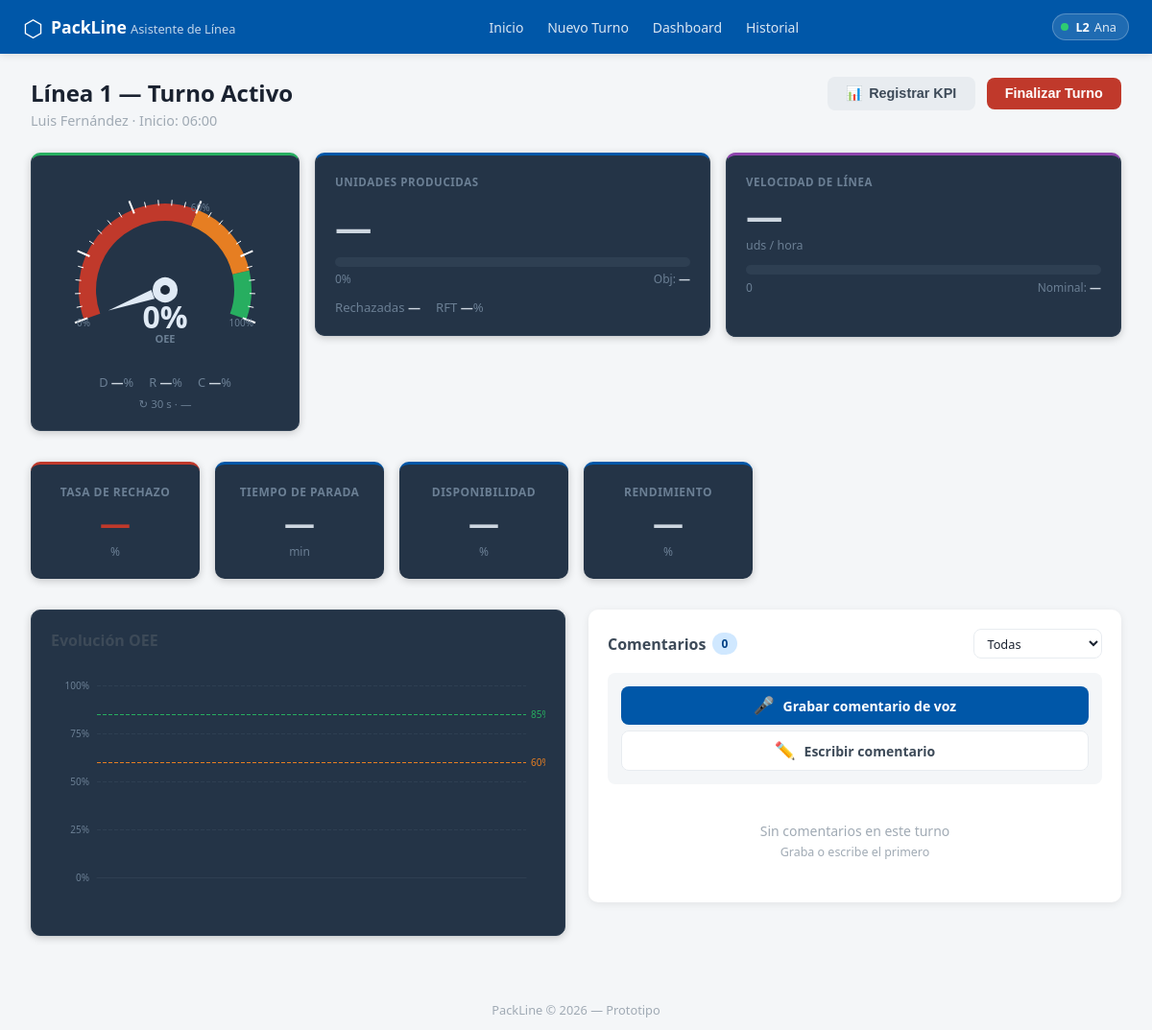
The page /shift/1/active on the database its author committed.
### tables this page shows
CREATE TABLE shifts (
                id             INTEGER PRIMARY KEY AUTOINCREMENT,
                operator_id    INTEGER NOT NULL REFERENCES operators(id) ON DELETE RESTRICT,
                line_number    INTEGER NOT NULL CHECK(line_number BETWEEN 1 AND 20),
                start_time     TEXT NOT NULL DEFAULT (datetime('now')),
                end_time       TEXT,
                status         TEXT NOT NULL DEFAULT 'active'
                               CHECK(status IN ('active','completed','interrupted')),
                shift_type     TEXT NOT NULL DEFAULT 'morning'
                               CHECK(shift_type IN ('morning','afternoon','night')),
                handover_notes TEXT,
                created_at     TEXT NOT NULL DEFAULT (datetime('now'))
            );

CREATE TABLE operators (
                id           INTEGER PRIMARY KEY AUTOINCREMENT,
                name         TEXT NOT NULL,
                role         TEXT NOT NULL DEFAULT 'operator'
                             CHECK(role IN ('operator','supervisor','quality','maintenance')),
                badge_number TEXT NOT NULL UNIQUE,
                created_at   TEXT NOT NULL DEFAULT (datetime('now'))
            );

### routes/views.py (the view)
@bp.get("/shift/<int:shift_id>/active")
def shift_active(shift_id: int):
    shift = get_shift_by_id(shift_id)
    if not shift:
        abort(404)
    return render_template("shift/active.html", shift=shift)

### database.py (called while the page is built)
def get_db() -> sqlite3.Connection:
    if "db" not in g:
        g.db = sqlite3.connect(
            current_app.config["DATABASE_PATH"],
            detect_types=sqlite3.PARSE_DECLTYPES,
        )
        g.db.row_factory = sqlite3.Row
        g.db.execute("PRAGMA foreign_keys = ON")
    return g.db

### models/shift.py (called while the page is built)
def get_shift_by_id(shift_id: int) -> Optional[dict]:
    db = get_db()
    row = db.execute(
        """SELECT s.*, o.name AS operator_name, o.badge_number
           FROM shifts s
           JOIN operators o ON o.id = s.operator_id
           WHERE s.id = ?""",
        (shift_id,),
    ).fetchone()
    return dict(row) if row else None

def get_active_lines() -> list[dict]:
    db = get_db()
    rows = db.execute(
        """SELECT s.line_number, o.name AS operator_name, s.start_time, s.id AS shift_id
           FROM shifts s
           JOIN operators o ON o.id = s.operator_id
           WHERE s.status = 'active'
           ORDER BY s.line_number"""
    ).fetchall()
    return [dict(r) for r in rows]

### templates/shift/active.html (shortened to what this page needs)
{% extends "base.html" %}
{% block content %}
<div class="page-header">
  <div>
    <h1>Línea {{ shift.line_number }} — Turno Activo</h1>
    <p class="page-header__sub">{{ shift.operator_name }} · Inicio: {{ shift.start_time[11:16] }}</p>
  </div>
  <div class="page-header__actions">
    <button class="btn btn--secondary" onclick="toggleKpiForm()">
      <span aria-hidden="true">📊</span> Registrar KPI
    </button>
    <button class="btn btn--danger" onclick="endShift()">Finalizar Turno</button>
  </div>
</div>
<section class="section">
  <div class="dash-top">
    <div class="dash-card dash-gauge-card">
      <div id="oee-gauge" style="width:100%; height:200px;"></div>
      <div class="dash-gauge-breakdown">
        <span title="Disponibilidad">D <strong id="kpi-availability">—</strong>%</span>
        <span title="Rendimiento">R <strong id="kpi-performance">—</strong>%</span>
        <span title="Calidad">C <strong id="kpi-quality-val">—</strong>%</span>
      </div>
      <div class="dash-updated">↻ 30 s · <span id="kpi-last-update">—</span></div>
    </div>
    <div class="dash-card dash-units-card">
      <div class="dash-card__label">Unidades Producidas</div>
      <div class="dash-card__value" id="kpi-units">—</div>
      <div class="dash-progress-wrap">
        <div class="dash-progress-bar">
        </div>
        <div class="dash-progress-meta">
          <span id="units-pct-label">0%</span>
          <span>Obj: <strong id="kpi-units-target">—</strong></span>
        </div>
      </div>
      <div class="dash-units-sub">
        <span class="dash-mini-stat">Rechazadas <strong id="kpi-rejected-count">—</strong></span>
        <span class="dash-mini-stat">RFT <strong id="kpi-rft">—</strong>%</span>
      </div>
    </div>
    <div class="dash-card dash-speed-card">
      <div class="dash-card__label">Velocidad de Línea</div>
      <div class="dash-card__value" id="kpi-speed">—</div>
      <div class="dash-card__unit">uds / hora</div>
      <div class="dash-progress-wrap" style="margin-top:0.75rem">
        <div class="dash-progress-bar">
        </div>
        <div class="dash-progress-meta">
          <span>0</span>
          <span>Nominal: <strong id="kpi-nominal">—</strong></span>
        </div>
      </div>
      <div class="dash-speed-badge" id="speed-indicator"></div>
    </div>
  </div>
</section>
<section class="section">
  <div class="kpi-grid">
    <div class="kpi-card kpi-card--alert" id="card-reject">
      <div class="kpi-card__label">Tasa de Rechazo</div>
      <div class="kpi-card__value" id="kpi-reject">—</div>
      <div class="kpi-card__unit">%</div>
    </div>
    <div class="kpi-card">
      <div class="kpi-card__label">Tiempo de Parada</div>
      <div class="kpi-card__value" id="kpi-downtime">—</div>
      <div class="kpi-card__unit">min</div>
    </div>
    <div class="kpi-card">
      <div class="kpi-card__label">Disponibilidad</div>
      <div class="kpi-card__value" id="kpi-avail-card">—</div>
      <div class="kpi-card__unit">%</div>
    </div>
    <div class="kpi-card">
      <div class="kpi-card__label">Rendimiento</div>
      <div class="kpi-card__value" id="kpi-perf-card">—</div>
      <div class="kpi-card__unit">%</div>
    </div>
  </div>
</section>
<section class="section section--row">
  <div class="chart-container">
    <h2 class="section__title">Evolución OEE</h2>
    <div id="oee-chart" style="width:100%; height:260px;"></div>
  </div>
  <div class="voice-panel">
    <div class="voice-panel__header">
      <h2 class="voice-panel__title">
        Comentarios
        <span class="badge badge--blue" id="comments-count">0</span>
      </h2>
      <select id="filter-category" class="form__select form__select--sm"
              onchange="filterComments(this.value)" title="Filtrar por categoría">
        <option value="">Todas</option>
      </select>
    </div>
    <div class="voice-recorder" id="voice-recorder">
      <div id="recorder-idle">
        <button class="voice-btn" onclick="startRecording()">
          <span class="voice-btn__mic" aria-hidden="true">🎤</span>
          <span class="voice-btn__label">Grabar comentario de voz</span>
        </button>
        <button class="voice-btn voice-btn--secondary" onclick="openManualEntry()">
          <span class="voice-btn__mic" aria-hidden="true">✏️</span>
          <span class="voice-btn__label">Escribir comentario</span>
        </button>
      </div>
    </div>
    <div class="comments-scroll" id="comments-list">
      <div class="comments-empty" id="comments-empty">
        <span>Sin comentarios en este turno</span>
        <small>Graba o escribe el primero</small>
      </div>
    </div>
  </div>
</section>
{% endblock %}

### templates/base.html (shortened to what this page needs)
<!DOCTYPE html>
<html lang="es">
<head>
  <link rel="stylesheet" href="{{ url_for('static', filename='css/main.css') }}">
  <link rel="stylesheet" href="{{ url_for('static', filename='css/dashboard.css') }}">
  <link rel="stylesheet" href="{{ url_for('static', filename='css/voice.css') }}">
</head>
<body>
  <header class="topbar">
    <div class="topbar__brand">
      <span class="topbar__logo">⬡</span>
      <div>
        <span class="topbar__title">PackLine</span>
        <span class="topbar__subtitle">Asistente de Línea</span>
      </div>
    </div>
    <nav class="topbar__nav" aria-label="Navegación principal">
      <a href="{{ url_for('views.index') }}"
         class="nav-link {% if request.path == '/' %}nav-link--active{% endif %}">
        Inicio
      </a>
      <a href="{{ url_for('views.shift_start') }}"
         class="nav-link {% if request.path == '/shift/start' %}nav-link--active{% endif %}">
        Nuevo Turno
      </a>
      <a href="{{ url_for('views.dashboard') }}"
         class="nav-link {% if request.path == '/dashboard' %}nav-link--active{% endif %}">
        Dashboard
      </a>
      <a href="{{ url_for('views.shifts_history') }}"
         class="nav-link {% if request.path == '/shifts' %}nav-link--active{% endif %}">
        Historial
      </a>
    </nav>
    <div class="topbar__shifts">
      {% if navbar_active_shifts %}
        {% for s in navbar_active_shifts %}
        <a href="{{ url_for('views.shift_active', shift_id=s.shift_id) }}"
           class="topbar__shift-pill
             {% if '/shift/' ~ s.shift_id ~ '/' in request.path %}topbar__shift-pill--current{% endif %}"
           title="Ver turno activo — Línea {{ s.line_number }}">
          <span class="topbar__shift-dot"></span>
          <span class="topbar__shift-text">
            L{{ s.line_number }}
            <span class="topbar__shift-name">{{ s.operator_name.split()[0] }}</span>
          </span>
        </a>
        {% endfor %}
      {% else %}
        <a href="{{ url_for('views.shift_start') }}" class="topbar__no-shift">
          + Iniciar turno
        </a>
      {% endif %}
    </div>
  </header>
  <main class="main-content">
    {% block content %}{% endblock %}
  </main>
  <footer class="footer">
    <span>PackLine © 2026 — Prototipo</span>
  </footer>
</body>
</html>

### static/css/main.css (style rules this page uses)
:root { --color-primary: #0057a8; --color-primary-dark: #003f7a; --color-danger: #c0392b; --color-warning: #e67e22; --color-success: #27ae60; --color-gray-100: #f4f6f8; --color-gray-200: #e8ecf0; --color-gray-400: #a0aab4; --color-gray-700: #3d4a58; --color-gray-900: #1a2230; --font: 'Segoe UI', system-ui, sans-serif; --radius: 8px; --shadow: 0 2px 8px rgba(0,0,0,0.10); }
*, *::before, *::after { box-sizing: border-box; margin: 0; padding: 0; }
body { font-family: var(--font); background: var(--color-gray-100); color: var(--color-gray-900); min-height: 100vh; display: flex; flex-direction: column; }
.topbar { background: var(--color-primary); color: #fff; padding: 0 1.5rem; height: 56px; display: flex; align-items: center; justify-content: space-between; box-shadow: var(--shadow); }
.topbar__brand { display: flex; align-items: center; gap: 0.5rem; flex-shrink: 0; }
.topbar__logo { font-size: 1.5rem; }
.topbar__title { font-size: 1.1rem; font-weight: 700; }
.topbar__subtitle { font-size: 0.8rem; opacity: 0.75; }
.topbar__nav { display: flex; gap: 0.25rem; }
.nav-link { color: rgba(255,255,255,0.85); text-decoration: none; font-size: 0.875rem; padding: 0.3rem 0.65rem; border-radius: 5px; transition: background 0.15s, color 0.15s; white-space: nowrap; }
.topbar__shifts { display: flex; align-items: center; gap: 0.5rem; flex-shrink: 0; }
.topbar__shift-pill { display: flex; align-items: center; gap: 0.45rem; background: rgba(255,255,255,0.12); border: 1px solid rgba(255,255,255,0.25); border-radius: 99px; padding: 0.25rem 0.75rem 0.25rem 0.5rem; font-size: 0.8rem; font-weight: 600; color: #fff; text-decoration: none; transition: background 0.15s; position: relative; }
.topbar__shift-dot { width: 8px; height: 8px; border-radius: 50%; background: #2ecc71; flex-shrink: 0; animation: pulse-nav-dot 2s ease-in-out infinite; }
.topbar__shift-text { display: flex; align-items: center; gap: 0.3rem; }
.topbar__shift-name { opacity: 0.85; font-weight: 400; }
.main-content { flex: 1; padding: 1.5rem 2rem; max-width: 1400px; width: 100%; margin: 0 auto; }
.footer { text-align: center; padding: 0.75rem; color: var(--color-gray-400); font-size: 0.8rem; }
.page-header { display: flex; justify-content: space-between; align-items: flex-start; margin-bottom: 1.5rem; }
.page-header h1 { font-size: 1.5rem; color: var(--color-gray-900); }
.page-header__sub { font-size: 0.9rem; color: var(--color-gray-400); margin-top: 0.2rem; }
.section { margin-bottom: 2rem; }
.section--row { display: flex; gap: 1.5rem; align-items: flex-start; }
.section--row > * { flex: 1; }
.section__title { font-size: 1rem; font-weight: 600; color: var(--color-gray-700); margin-bottom: 1rem; }
.btn { display: inline-flex; align-items: center; gap: 0.4rem; padding: 0.55rem 1.2rem; border-radius: var(--radius); border: none; cursor: pointer; font-size: 0.9rem; font-weight: 600; text-decoration: none; transition: filter 0.15s; }
.btn--secondary { background: var(--color-gray-200); color: var(--color-gray-700); }
.btn--danger { background: var(--color-danger); color: #fff; }
.badge { display: inline-block; padding: 0.2rem 0.6rem; border-radius: 999px; font-size: 0.75rem; font-weight: 700; }
.badge--blue { background: #d0e8ff; color: #004085; }
.form__select, .form__textarea { width: 100%; padding: 0.6rem 0.8rem; border: 1px solid var(--color-gray-200); border-radius: var(--radius); font-size: 0.9rem; font-family: var(--font); background: #fff; color: var(--color-gray-900); }
.form__select--sm { width: auto; padding: 0.3rem 0.6rem; font-size: 0.8rem; }

### rows shown on the page
shifts: line_number "2", operator_name "Ana"
shifts: line_number "1", start_time "06:00"
operators: operator_name "Luis Fernández"
